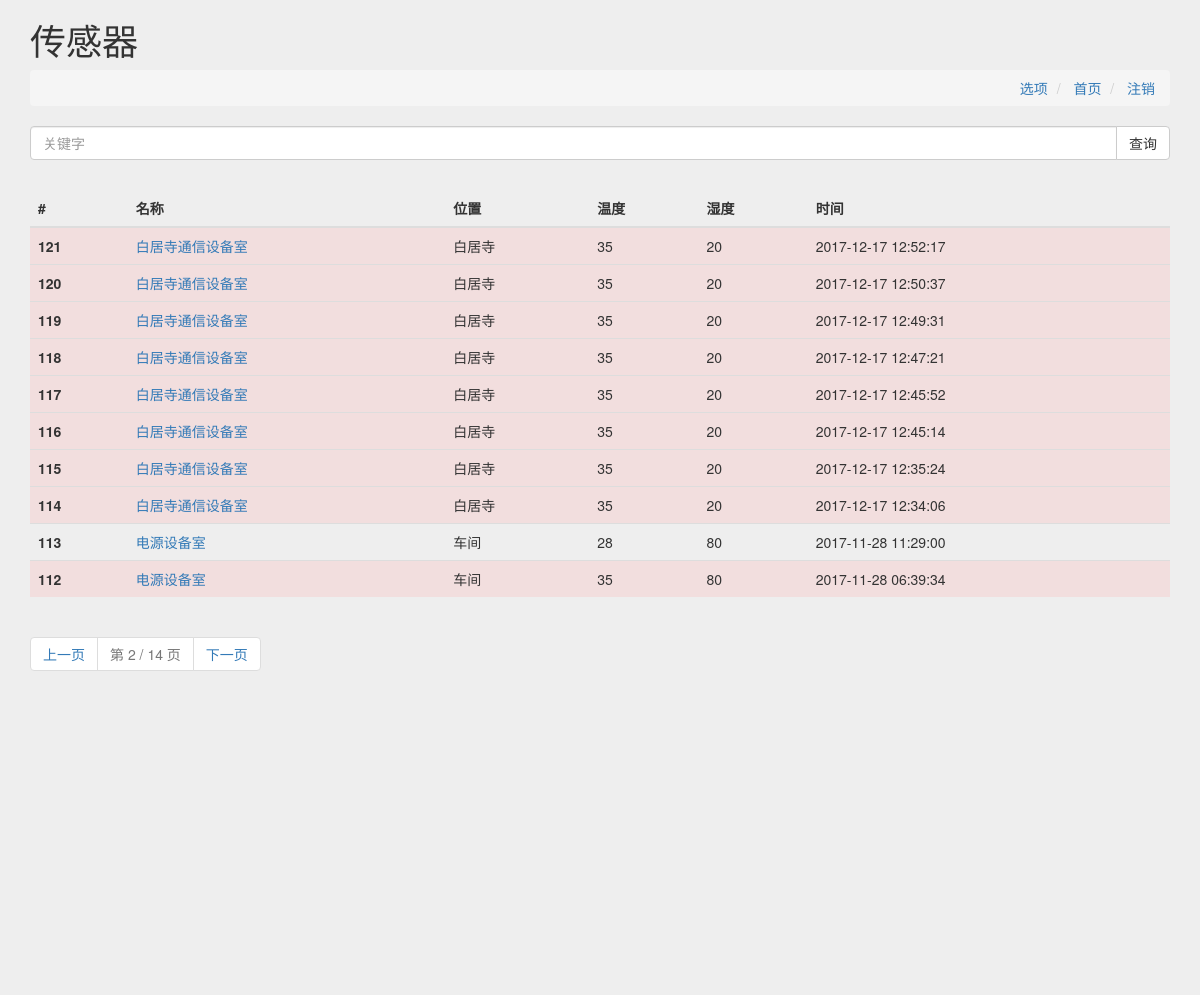
Screenshot of /sensor?text=&page=2 (signed in) with the database file from the repository.
### home/models.py (models this page shows, shortened)
class Sensor(models.Model):
    name = models.CharField(max_length=50)
    value1 = models.CharField(max_length=50)
    value2 = models.CharField(max_length=50)
    value3 = models.CharField(max_length=50)
    value4 = models.CharField(max_length=50)
    value5 = models.CharField(max_length=50)
    location = models.CharField(max_length=50)
    create_time = models.DateTimeField(default=datetime.now())
    update_time = models.DateTimeField(default=datetime.now())
    class Meta:
        verbose_name = '传感器数据'
        verbose_name_plural = '传感器数据'

### home/views.py (the view)
# urls.py: url(r'^sensor', views.sensor, name='sensor'),  # 传感器页
def sensor(request):
    username = request.session.get('username', None)
    if username:
        if request.method == 'GET':
            text = request.GET.get('text')
            if text == None:
                response = HttpResponseRedirect('/sensor?text=')
                return response
            else:
                temperature = Option.objects.get(name='temperature')
                humidity = Option.objects.get(name='humidity')
                sensor_all = Sensor.objects.filter(
                    location__contains=text).order_by('-id')
                paginator = Paginator(sensor_all, 10)  # 每页显示一条数据
                page = request.GET.get('page')
                try:
                    sensor = paginator.page(page)
                except PageNotAnInteger:
                    sensor = paginator.page(1)  # 如果页面不是整数跳到第一页
                except EmptyPage:
                    sensor = paginator.page(
                        paginator.num_pages)  # 如果页面超出最大范围跳到最后一页
                all_location_count = Sensor.objects.filter(
                    location__contains=text).count()
                chejian_location_count = Sensor.objects.filter(
                    location__contains=text,
                    location='车间',
                    value1__lt=temperature.value).count()
                baijusi_location_count = Sensor.objects.filter(
                    location__contains=text,
                    location='白居寺',
                    value1__lt=temperature.value).count()
                baijusichechang_location_count = Sensor.objects.filter(
                    location__contains=text,
                    location='白居寺车场',
                    value1__lt=temperature.value).count()
                dayan_location_count = Sensor.objects.filter(
                    location__contains=text,
                    location='大堰',
                    value1__lt=temperature.value).count()
                dayanchechang_location_count = Sensor.objects.filter(
                    location__contains=text,
                    location='大堰车场',
                    value1__lt=temperature.value).count()
                daping_location_count = Sensor.objects.filter(
                    location__contains=text,
                    location='大坪',
                    value1__lt=temperature.value).count()
                all2_location_count = Sensor.objects.filter(
                    location__contains=text).count()
                chejian2_location_count = Sensor.objects.filter(
                    location__contains=text,
                    location='车间',
                    value1__gte=temperature.value).count()
                baijusi2_location_count = Sensor.objects.filter(
                    location__contains=text,
                    location='白居寺',
                    value1__gte=temperature.value).count()
                baijusichechang2_location_count = Sensor.objects.filter(
                    location__contains=text,
                    location='白居寺车场',
                    value1__gte=temperature.value).count()
                dayan2_location_count = Sensor.objects.filter(
                    location__contains=text,
                    location='大堰',
                    value1__gte=temperature.value).count()
                dayanchechang2_location_count = Sensor.objects.filter(
                    location__contains=text,
                    location='大堰车场',
                    value1__gte=temperature.value).count()
                daping2_location_count = Sensor.objects.filter(
                    location__contains=text,
                    location='大坪',
                    value1__gte=temperature.value).count()
                return render(request, 'sensor.html', locals())
        else:
            pass
    else:
        response = HttpResponseRedirect('/login')
        return response

### home/templates/sensor.html (shortened to what this page needs)
<!DOCTYPE html>
<html>
<head>
    <link rel="stylesheet" href="https://cdn.bootcss.com/bootstrap/3.3.7/css/bootstrap.min.css">
</head>
<body style="background-color:#eee;">
    <div class="container">
        <div class="">
            <h1 class="text-left">传感器</h1>
        </div>
        <ol class="breadcrumb text-right">
            <li>
                <a href="{% url 'option' %}">选项</a>
            </li>
            <li>
                <a href="{% url 'sensor' %}">首页</a>
            </li>
            <li>
                <a class="text-right" href="{% url 'logout' %}">注销</a>
            </li>
        </ol>
        <form class="" action="{% url 'sensor' %}" method="get">
            <div class="input-group">
                <input type="text" name="text" class="form-control" placeholder="关键字">
                <span class="input-group-btn">
                    <input type="submit" class="btn btn-default" value="查询">
                </span>
            </div>
        </form>
    </div>
    <div class="container" style="padding-top:30px;">
        <div class="table-responsive">
            <table class="table table-hover">
                <thead>
                    <tr>
                        <th>#</th>
                        <th>名称</th>
                        <th>位置</th>
                        <th>温度</th>
                        <th>湿度</th>
                        <th>时间</th>
                    </tr>
                </thead>
                <tbody>
                    {% for s in sensor %} {% if s.value1 >= temperature.value or s.value2 <= humidity.value %} <tr class="danger">
                        <th scope="row">{{s.id}}</th>
                        <td><a href="meter?name={{s.name}}">{{s.name}}</a></td>
                        <td>{{s.location}}</td>
                        <td>{{s.value1}}</td>
                        <td>{{s.value2}}</td>
                        <td>{{s.create_time | date:'Y-m-d H:i:s'}}</td>
                        </tr>
                        {% else %}
                        <tr>
                            <th scope="row">{{s.id}}</th>
                            <td><a href="meter?name={{s.name}}">{{s.name}}</a></td>
                            <td>{{s.location}}</td>
                            <td>{{s.value1}}</td>
                            <td>{{s.value2}}</td>
                            <td>{{s.create_time | date:'Y-m-d H:i:s'}}</td>
                        </tr>
                        {% endif %} {% endfor %}
                </tbody>
            </table>
        </div>
        <nav aria-label="Page navigation">
            <ul class="pagination">
                {% if sensor.has_previous %}
                <li>
                    <a href="sensor?text={{text}}&page={{sensor.previous_page_number}}">上一页</a>
                </li>
                {% endif %}
                <li class="disabled">
                    <a href="#">第 {{sensor.number}} / {{sensor.paginator.num_pages}} 页</a>
                </li>
                {% if sensor.has_next %}
                <li>
                    <a href="sensor?text={{text}}&page={{sensor.next_page_number}}">下一页</a>
                </li>
                {% endif %}
            </ul>
        </nav>
    </div>
    <div class="container">
        <div class="col-md-6" style="height:300px;">
            <div id="main" style="width: 100%;height:100%;"></div>
        </div>
        <div class="col-md-6" style="height:300px;">
            <div id="main2" style="width:100%;height:100%;"></div>
        </div>
    </div>
</body>
</html>

### rows the page displays
Sensor: id "121", name "白居寺通信设备室", location "白居寺", value1 "35", value2 "20", create_time "2017-12-17 12:52:17"
Sensor: id "120", name "白居寺通信设备室", location "白居寺", value1 "35", value2 "20", create_time "2017-12-17 12:50:37"
Sensor: id "119", name "白居寺通信设备室", location "白居寺", value1 "35", value2 "20", create_time "2017-12-17 12:49:31"
Sensor: id "118", name "白居寺通信设备室", location "白居寺", value1 "35", value2 "20", create_time "2017-12-17 12:47:21"
Sensor: id "117", name "白居寺通信设备室", location "白居寺", value1 "35", value2 "20", create_time "2017-12-17 12:45:52"
Sensor: id "116", name "白居寺通信设备室", location "白居寺", value1 "35", value2 "20", create_time "2017-12-17 12:45:14"
Sensor: id "115", name "白居寺通信设备室", location "白居寺", value1 "35", value2 "20", create_time "2017-12-17 12:35:24"
Sensor: id "114", name "白居寺通信设备室", location "白居寺", value1 "35", value2 "20", create_time "2017-12-17 12:34:06"
Sensor: id "113", name "电源设备室", location "车间", value1 "28", value2 "80", create_time "2017-11-28 11:29:00"
Sensor: id "112", name "电源设备室", location "车间", value1 "35", value2 "80", create_time "2017-11-28 06:39:34"

### other values shown
{{ sensor.number }} "2"
{{ sensor.paginator.num_pages }} "14"
